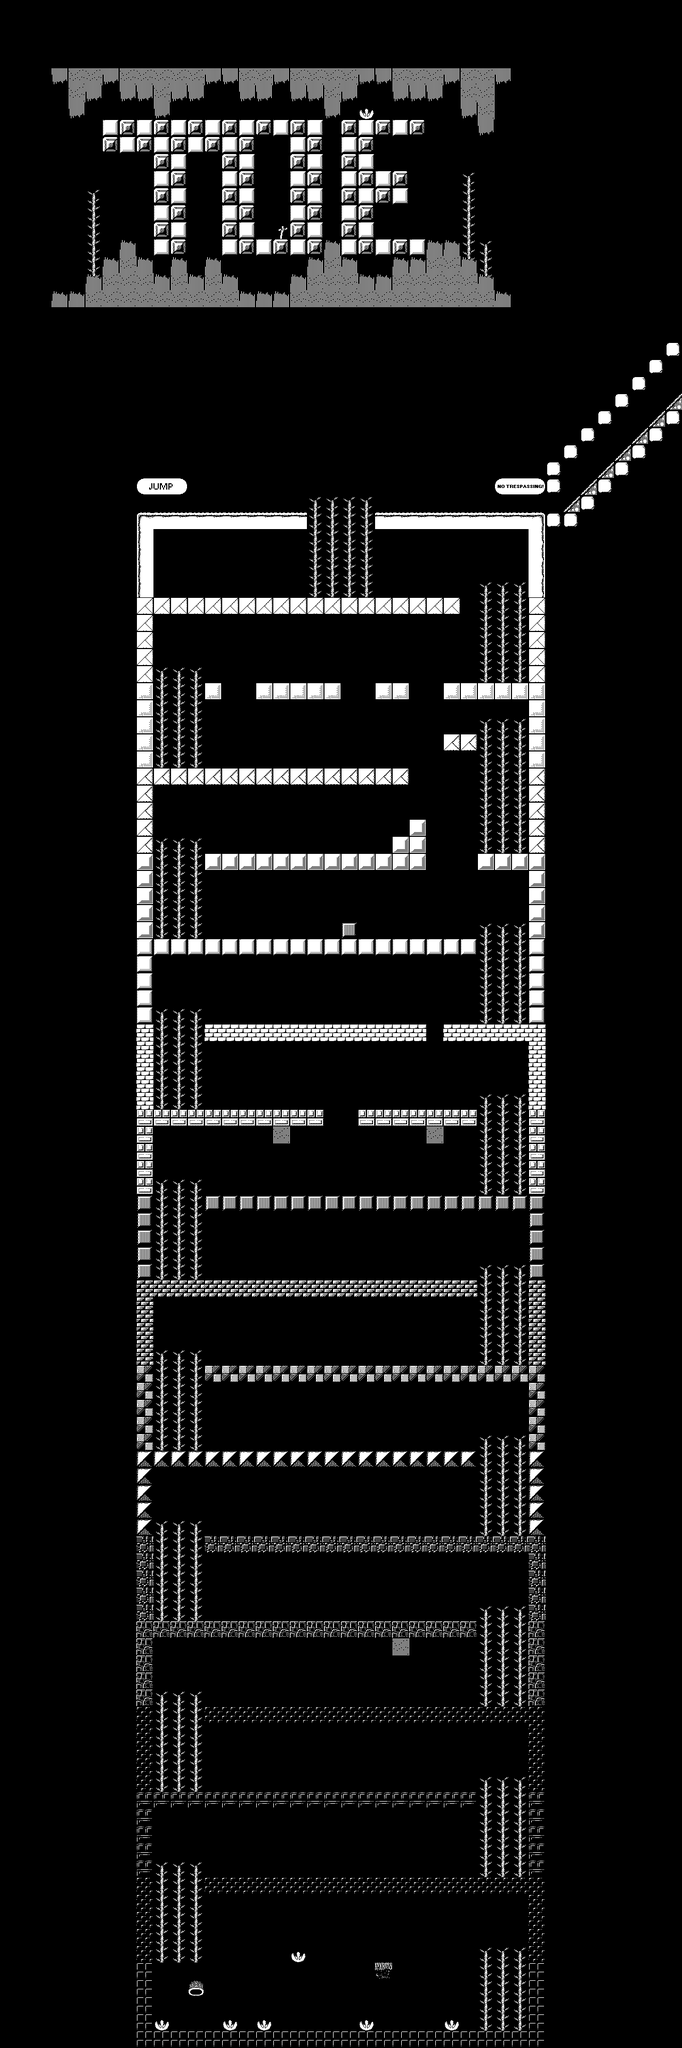

Tiled map render using the project's own tile images. Description and the map definition, with tile-layer contents summarised, below:
An orthogonal 40x120 tile map with 32x32 px tiles, 4 tile layers (parallax, Kachelebene 6, Walls, Foreground), 2 hidden layers not drawn, 2 tilesets and 71 objects (38x me.ObjectEntity, 13x EnemyEntity, playerspawnpoint, dnadentity1, EnemyEntity20, ...).

<map version="1.0" orientation="orthogonal" width="40" height="120" tilewidth="32" tileheight="32">
 <tileset firstgid="1" name="tiles" tilewidth="32" tileheight="32">
  <image source="tiles.png" width="192" height="640" />
 </tileset>
 <tileset firstgid="121" name="metatiles32x32" tilewidth="32" tileheight="32">
  <image source="metatiles32x32.png" width="192" height="32" />
  <tile id="0">
   <properties>
    <property name="type" value="solid" />
   </properties>
  </tile>
  <tile id="1">
   <properties>
    <property name="type" value="platform" />
   </properties>
  </tile>
  <tile id="2">
   <properties>
    <property name="type" value="lslope" />
   </properties>
  </tile>
  <tile id="3">
   <properties>
    <property name="type" value="rslope" />
   </properties>
  </tile>
  <tile id="4">
   <properties>
    <property name="type" value="ladder" />
   </properties>
  </tile>
  <tile id="5">
   <properties>
    <property name="type" value="break" />
   </properties>
  </tile>
 </tileset>
 <layer name="parallax" width="40" height="120">
  <properties>
   <property name="imagesrc" value="background" />
   <property name="parallax" value="true" />
  </properties>
  <data>[4800 cells, 0 non-empty, 0 distinct tile ids]</data>
 </layer>
 <layer name="Background" width="40" height="120" visible="0">
  <data>[4800 cells, 2137 non-empty, 9 distinct tile ids]</data>
 </layer>
 <layer name="Kachelebene 6" width="40" height="120">
  <data>[4800 cells, 21 non-empty, 2 distinct tile ids]</data>
 </layer>
 <layer name="Walls" width="40" height="120">
  <data>[4800 cells, 1079 non-empty, 31 distinct tile ids]</data>
 </layer>
 <objectgroup color="#ffff00" name="entities" width="40" height="120">
  <object name="playerspawnpoint" x="352" y="3776" width="32" height="32">
   <properties>
    <property name="image" value="player" />
    <property name="spriteheight" value="32" />
    <property name="spritewidth" value="24" />
   </properties>
  </object>
  <object name="dnadentity1" x="864" y="3776" width="32" height="32" />
  <object name="me.ObjectEntity" gid="120" x="512" y="2880">
   <properties>
    <property name="collidable" value="true" />
    <property name="type" value="trapObject" />
   </properties>
  </object>
  <object name="me.ObjectEntity" gid="120" x="703" y="3690">
   <properties>
    <property name="collidable" value="true" />
    <property name="type" value="trapObject" />
   </properties>
  </object>
  <object name="me.ObjectEntity" gid="120" x="609" y="3051">
   <properties>
    <property name="collidable" value="true" />
    <property name="type" value="trapObject" />
   </properties>
  </object>
  </objectgroup>
 <layer name="Foreground" width="40" height="120">
  <data>[4800 cells, 25 non-empty, 16 distinct tile ids]</data>
 </layer>
 <layer name="Collision" width="40" height="120" visible="0" opacity="0.24">
  <data>[4800 cells, 906 non-empty, 3 distinct tile ids]</data>
 </layer>
</map>
<!-- 66 of 71 objects omitted -->